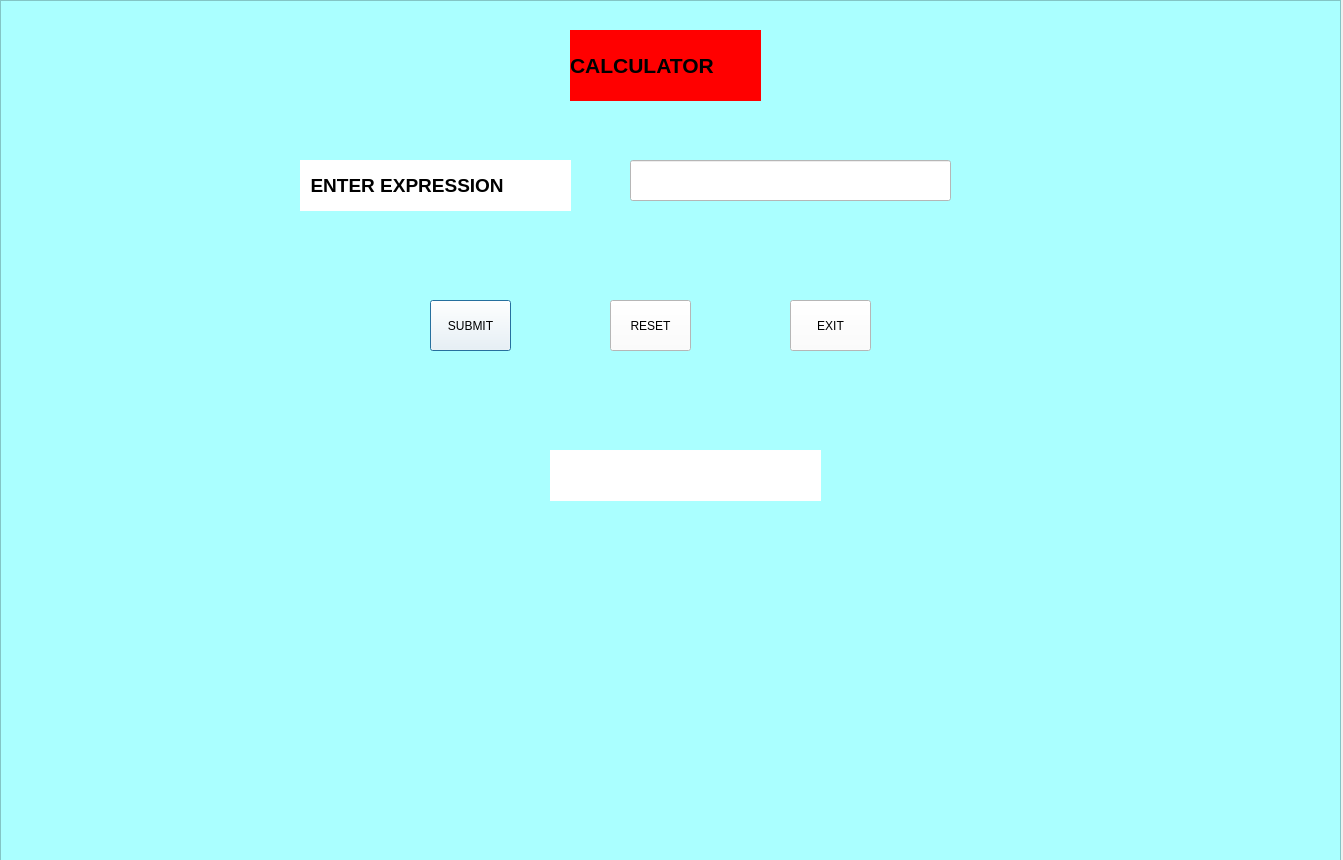
<?xml version="1.0" encoding="UTF-8"?>
<ui version="4.0">
 <class>Dialog</class>
 <widget class="QDialog" name="Dialog">
  <property name="geometry">
   <rect>
    <x>0</x>
    <y>0</y>
    <width>1343</width>
    <height>860</height>
   </rect>
  </property>
  <property name="windowTitle">
   <string>Dialog</string>
  </property>
  <widget class="QFrame" name="frame">
   <property name="geometry">
    <rect>
     <x>0</x>
     <y>0</y>
     <width>1341</width>
     <height>861</height>
    </rect>
   </property>
   <property name="styleSheet">
    <string notr="true">background-color: rgb(170, 255, 255);</string>
   </property>
   <property name="frameShape">
    <enum>QFrame::StyledPanel</enum>
   </property>
   <property name="frameShadow">
    <enum>QFrame::Raised</enum>
   </property>
   <widget class="QLabel" name="label">
    <property name="geometry">
     <rect>
      <x>570</x>
      <y>30</y>
      <width>191</width>
      <height>71</height>
     </rect>
    </property>
    <property name="font">
     <font>
      <pointsize>16</pointsize>
      <weight>75</weight>
      <bold>true</bold>
     </font>
    </property>
    <property name="styleSheet">
     <string notr="true">background-color: rgb(255, 255, 255);
background-color: rgb(255, 0, 0);</string>
    </property>
    <property name="text">
     <string>CALCULATOR</string>
    </property>
   </widget>
   <widget class="QLabel" name="label_2">
    <property name="geometry">
     <rect>
      <x>300</x>
      <y>160</y>
      <width>271</width>
      <height>51</height>
     </rect>
    </property>
    <property name="font">
     <font>
      <pointsize>14</pointsize>
      <weight>75</weight>
      <bold>true</bold>
     </font>
    </property>
    <property name="styleSheet">
     <string notr="true">background-color: rgb(255, 170, 255);
background-color: rgb(255, 255, 255);</string>
    </property>
    <property name="text">
     <string>  ENTER EXPRESSION</string>
    </property>
   </widget>
   <widget class="QPushButton" name="pushButton_11">
    <property name="geometry">
     <rect>
      <x>430</x>
      <y>300</y>
      <width>81</width>
      <height>51</height>
     </rect>
    </property>
    <property name="styleSheet">
     <string notr="true">background-color: rgb(255, 255, 255);</string>
    </property>
    <property name="text">
     <string>SUBMIT</string>
    </property>
   </widget>
   <widget class="QPushButton" name="pushButton_12">
    <property name="geometry">
     <rect>
      <x>610</x>
      <y>300</y>
      <width>81</width>
      <height>51</height>
     </rect>
    </property>
    <property name="styleSheet">
     <string notr="true">background-color: rgb(255, 255, 255);</string>
    </property>
    <property name="text">
     <string>RESET</string>
    </property>
   </widget>
   <widget class="QPushButton" name="pushButton_13">
    <property name="geometry">
     <rect>
      <x>790</x>
      <y>300</y>
      <width>81</width>
      <height>51</height>
     </rect>
    </property>
    <property name="styleSheet">
     <string notr="true">background-color: rgb(255, 255, 255);</string>
    </property>
    <property name="text">
     <string>EXIT</string>
    </property>
   </widget>
   <widget class="QLabel" name="label_5">
    <property name="geometry">
     <rect>
      <x>550</x>
      <y>450</y>
      <width>271</width>
      <height>51</height>
     </rect>
    </property>
    <property name="font">
     <font>
      <pointsize>14</pointsize>
      <weight>75</weight>
      <bold>true</bold>
     </font>
    </property>
    <property name="styleSheet">
     <string notr="true">background-color: rgb(255, 170, 255);
background-color: rgb(255, 255, 255);</string>
    </property>
    <property name="text">
     <string/>
    </property>
   </widget>
   <widget class="QLineEdit" name="lineEdit">
    <property name="geometry">
     <rect>
      <x>630</x>
      <y>160</y>
      <width>321</width>
      <height>41</height>
     </rect>
    </property>
    <property name="styleSheet">
     <string notr="true">background-color: rgb(255, 255, 255);</string>
    </property>
    <property name="text">
     <string/>
    </property>
   </widget>
  </widget>
 </widget>
 <resources/>
 <connections/>
</ui>
